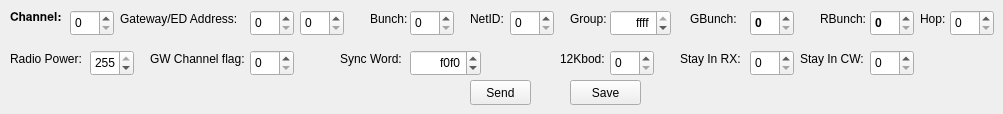
        <widget class="QWidget" name="EDCommsTab">
         <property name="toolTip">
          <string>ED Comms Tab: The first of two tabs containing End Device Communication information and parameters.</string>
         </property>
         <attribute name="title">
          <string>ED Comms</string>
         </attribute>
         <attribute name="toolTip">
          <string>The first of two tabs containing end device communication parameters.</string>
         </attribute>
         <widget class="QLabel" name="edCommsChannelLabel">
          <property name="geometry">
           <rect>
            <x>10</x>
            <y>10</y>
            <width>59</width>
            <height>17</height>
           </rect>
          </property>
          <property name="font">
           <font>
            <family>Nimbus Sans L</family>
            <weight>75</weight>
            <bold>true</bold>
           </font>
          </property>
          <property name="toolTip">
           <string>The base channel of the End Device.</string>
          </property>
          <property name="text">
           <string>Channel:</string>
          </property>
          <property name="textFormat">
           <enum>Qt::AutoText</enum>
          </property>
         </widget>
         <widget class="QSpinBox" name="edCommsChannelSpinBox">
          <property name="geometry">
           <rect>
            <x>70</x>
            <y>10</y>
            <width>44</width>
            <height>26</height>
           </rect>
          </property>
          <property name="toolTip">
           <string>s * 26 b&lt;X&gt;, where &lt;x&gt; is 0 - 255</string>
          </property>
          <property name="maximum">
           <number>255</number>
          </property>
         </widget>
         <widget class="QLabel" name="edCommsGatewayEdAddressLabel">
          <property name="geometry">
           <rect>
            <x>120</x>
            <y>10</y>
            <width>131</width>
            <height>17</height>
           </rect>
          </property>
          <property name="toolTip">
           <string>The Gateway Address and End Device Address of the unit.</string>
          </property>
          <property name="text">
           <string>Gateway/ED Address:</string>
          </property>
         </widget>
         <widget class="QSpinBox" name="edCommsGatewayAddressSpinBox">
          <property name="geometry">
           <rect>
            <x>250</x>
            <y>10</y>
            <width>44</width>
            <height>26</height>
           </rect>
          </property>
          <property name="toolTip">
           <string>s * 3 H&lt;GGEE&gt;, where GG is the hex value of the gateway address.</string>
          </property>
          <property name="maximum">
           <number>255</number>
          </property>
         </widget>
         <widget class="QSpinBox" name="edCommsEndDeviceAddressSpinBox">
          <property name="geometry">
           <rect>
            <x>300</x>
            <y>10</y>
            <width>44</width>
            <height>26</height>
           </rect>
          </property>
          <property name="toolTip">
           <string>s * 3 H&lt;GGEE&gt;, where EE is the hex value of the end device address.</string>
          </property>
          <property name="maximum">
           <number>255</number>
          </property>
         </widget>
         <widget class="QLabel" name="edCommsBunchLabel">
          <property name="geometry">
           <rect>
            <x>370</x>
            <y>10</y>
            <width>59</width>
            <height>17</height>
           </rect>
          </property>
          <property name="toolTip">
           <string>The assigned bunch for this end device</string>
          </property>
          <property name="text">
           <string>Bunch:</string>
          </property>
         </widget>
         <widget class="QSpinBox" name="edCommsBunchSpinBox">
          <property name="geometry">
           <rect>
            <x>410</x>
            <y>10</y>
            <width>44</width>
            <height>26</height>
           </rect>
          </property>
          <property name="toolTip">
           <string>s * 2 H&lt;BBNN&gt;, where BB is the hex value for the bunch.</string>
          </property>
          <property name="maximum">
           <number>255</number>
          </property>
         </widget>
         <widget class="QLabel" name="edCommsNetIDLabel">
          <property name="geometry">
           <rect>
            <x>470</x>
            <y>10</y>
            <width>59</width>
            <height>17</height>
           </rect>
          </property>
          <property name="toolTip">
           <string>The assigned net id (slot) for the end device.</string>
          </property>
          <property name="text">
           <string>NetID:</string>
          </property>
         </widget>
         <widget class="QSpinBox" name="edCommsNetIDSpinBox">
          <property name="geometry">
           <rect>
            <x>510</x>
            <y>10</y>
            <width>44</width>
            <height>26</height>
           </rect>
          </property>
          <property name="toolTip">
           <string>s * 2 H&lt;BBNN&gt;, where NN is the hex value for the net ID.</string>
          </property>
          <property name="maximum">
           <number>15</number>
          </property>
         </widget>
         <widget class="QLabel" name="edCommsGroupLabel">
          <property name="geometry">
           <rect>
            <x>570</x>
            <y>10</y>
            <width>59</width>
            <height>17</height>
           </rect>
          </property>
          <property name="toolTip">
           <string>The group id associated with this end device.</string>
          </property>
          <property name="text">
           <string>Group:</string>
          </property>
         </widget>
         <widget class="QSpinBox" name="edCommsGroupSpinBox">
          <property name="geometry">
           <rect>
            <x>610</x>
            <y>10</y>
            <width>61</width>
            <height>26</height>
           </rect>
          </property>
          <property name="toolTip">
           <string>s * 2 H&lt;XXXX&gt;, where XXXX represent the group id in hex.</string>
          </property>
          <property name="layoutDirection">
           <enum>Qt::LeftToRight</enum>
          </property>
          <property name="inputMethodHints">
           <set>Qt::ImhPreferUppercase|Qt::ImhUppercaseOnly</set>
          </property>
          <property name="alignment">
           <set>Qt::AlignRight|Qt::AlignTrailing|Qt::AlignVCenter</set>
          </property>
          <property name="minimum">
           <number>0</number>
          </property>
          <property name="maximum">
           <number>65535</number>
          </property>
          <property name="value">
           <number>65535</number>
          </property>
          <property name="displayIntegerBase">
           <number>16</number>
          </property>
         </widget>
         <widget class="QLabel" name="edCommsGBunchLabel">
          <property name="geometry">
           <rect>
            <x>690</x>
            <y>10</y>
            <width>59</width>
            <height>17</height>
           </rect>
          </property>
          <property name="toolTip">
           <string>The number of bunches in a super cycle.</string>
          </property>
          <property name="text">
           <string>GBunch:</string>
          </property>
         </widget>
         <widget class="QSpinBox" name="edCommsGBunchSpinBox">
          <property name="geometry">
           <rect>
            <x>750</x>
            <y>10</y>
            <width>44</width>
            <height>26</height>
           </rect>
          </property>
          <property name="font">
           <font>
            <family>Arial</family>
            <weight>75</weight>
            <bold>true</bold>
           </font>
          </property>
          <property name="toolTip">
           <string>s * 81 b&lt;XXX&gt; , where XXX is the number of bunches in the supercycle., 0 disables</string>
          </property>
         </widget>
         <widget class="QLabel" name="edCommsRBunchLabel">
          <property name="geometry">
           <rect>
            <x>820</x>
            <y>10</y>
            <width>59</width>
            <height>17</height>
           </rect>
          </property>
          <property name="toolTip">
           <string>How many bunches to wait before repeating same data.</string>
          </property>
          <property name="text">
           <string>RBunch:</string>
          </property>
         </widget>
         <widget class="QSpinBox" name="edCommsRBunchSpinBox">
          <property name="geometry">
           <rect>
            <x>870</x>
            <y>10</y>
            <width>44</width>
            <height>26</height>
           </rect>
          </property>
          <property name="font">
           <font>
            <family>Arial</family>
            <weight>75</weight>
            <bold>true</bold>
           </font>
          </property>
          <property name="toolTip">
           <string>s * 80 b&lt;XXX&gt;, where XXX represents the number to wait, 0 disables.</string>
          </property>
          <property name="maximum">
           <number>255</number>
          </property>
         </widget>
         <widget class="QLabel" name="edCommsHoppingAllowedLabel">
          <property name="geometry">
           <rect>
            <x>920</x>
            <y>10</y>
            <width>59</width>
            <height>17</height>
           </rect>
          </property>
          <property name="toolTip">
           <string>Indicates whether the end device will hop if gateway instructs it to.</string>
          </property>
          <property name="text">
           <string>Hop:</string>
          </property>
         </widget>
         <widget class="QSpinBox" name="edCommsHoppingAllowedSpinBox">
          <property name="geometry">
           <rect>
            <x>950</x>
            <y>10</y>
            <width>44</width>
            <height>26</height>
           </rect>
          </property>
          <property name="toolTip">
           <string>s * 40 b&lt;X&gt;, X is either 0 (will not hop) or 1 (will hpp)</string>
          </property>
          <property name="maximum">
           <number>1</number>
          </property>
         </widget>
         <widget class="QLabel" name="edCommsRadioPowerLabel">
          <property name="geometry">
           <rect>
            <x>10</x>
            <y>50</y>
            <width>81</width>
            <height>17</height>
           </rect>
          </property>
          <property name="toolTip">
           <string>Sets the radio power for the end device.</string>
          </property>
          <property name="text">
           <string>Radio Power:</string>
          </property>
         </widget>
         <widget class="QSpinBox" name="edCommsRadioPowerSpinBox">
          <property name="geometry">
           <rect>
            <x>90</x>
            <y>50</y>
            <width>44</width>
            <height>26</height>
           </rect>
          </property>
          <property name="toolTip">
           <string>s * 35 b&lt;XXX&gt;, use only values in pulldown.</string>
          </property>
          <property name="maximum">
           <number>255</number>
          </property>
          <property name="value">
           <number>255</number>
          </property>
         </widget>
         <widget class="QLabel" name="edCommsGatewayChannelFlagLabel">
          <property name="geometry">
           <rect>
            <x>150</x>
            <y>50</y>
            <width>101</width>
            <height>17</height>
           </rect>
          </property>
          <property name="toolTip">
           <string>Flags End Device to look for extra byte in GW Paclet that contains GW Channel</string>
          </property>
          <property name="text">
           <string>GW Channel flag:</string>
          </property>
         </widget>
         <widget class="QSpinBox" name="edCommsGatewayChannelFlagSpinBox">
          <property name="geometry">
           <rect>
            <x>250</x>
            <y>50</y>
            <width>44</width>
            <height>26</height>
           </rect>
          </property>
          <property name="toolTip">
           <string>s * 1 b&lt;X&gt;, where 1 enables, 0 disables.</string>
          </property>
          <property name="maximum">
           <number>1</number>
          </property>
         </widget>
         <widget class="QLabel" name="edCommsStayInRXLabel">
          <property name="geometry">
           <rect>
            <x>680</x>
            <y>50</y>
            <width>71</width>
            <height>17</height>
           </rect>
          </property>
          <property name="toolTip">
           <string>Special firmware will allow end device to receive radio only, no transmit.</string>
          </property>
          <property name="text">
           <string>Stay In RX:</string>
          </property>
         </widget>
         <widget class="QSpinBox" name="edCommsStayInRXSpinBox">
          <property name="geometry">
           <rect>
            <x>750</x>
            <y>50</y>
            <width>44</width>
            <height>26</height>
           </rect>
          </property>
          <property name="toolTip">
           <string>s * 13 b&lt;X&gt;, 1 enables, 0 disables.</string>
          </property>
          <property name="maximum">
           <number>1</number>
          </property>
         </widget>
         <widget class="QLabel" name="edCommsSyncWordLabel">
          <property name="geometry">
           <rect>
            <x>340</x>
            <y>50</y>
            <width>71</width>
            <height>17</height>
           </rect>
          </property>
          <property name="toolTip">
           <string>Indicates the sync word on the end device.</string>
          </property>
          <property name="text">
           <string>Sync Word:</string>
          </property>
         </widget>
         <widget class="QSpinBox" name="edCommsSyncWordSpinBox">
          <property name="geometry">
           <rect>
            <x>410</x>
            <y>50</y>
            <width>71</width>
            <height>26</height>
           </rect>
          </property>
          <property name="toolTip">
           <string>s * 14 H&lt;XXXX&gt;, where XXXX represents the sync word in hex, must match Gateway syncword for successful communication.</string>
          </property>
          <property name="alignment">
           <set>Qt::AlignRight|Qt::AlignTrailing|Qt::AlignVCenter</set>
          </property>
          <property name="maximum">
           <number>65535</number>
          </property>
          <property name="value">
           <number>61680</number>
          </property>
          <property name="displayIntegerBase">
           <number>16</number>
          </property>
         </widget>
         <widget class="QLabel" name="edComms12KbodLabel">
          <property name="geometry">
           <rect>
            <x>560</x>
            <y>50</y>
            <width>59</width>
            <height>17</height>
           </rect>
          </property>
          <property name="toolTip">
           <string>Ignored in the string optimizer.</string>
          </property>
          <property name="text">
           <string>12Kbod:</string>
          </property>
          <property name="alignment">
           <set>Qt::AlignJustify|Qt::AlignVCenter</set>
          </property>
         </widget>
         <widget class="QSpinBox" name="edComms12KbodSpinBox">
          <property name="geometry">
           <rect>
            <x>610</x>
            <y>50</y>
            <width>44</width>
            <height>26</height>
           </rect>
          </property>
          <property name="toolTip">
           <string>If 12k baud is being used as the data rate (dafault is yes)</string>
          </property>
          <property name="maximum">
           <number>1</number>
          </property>
         </widget>
         <widget class="QPushButton" name="edCommsSendPushButton">
          <property name="geometry">
           <rect>
            <x>470</x>
            <y>80</y>
            <width>61</width>
            <height>25</height>
           </rect>
          </property>
          <property name="cursor">
           <cursorShape>PointingHandCursor</cursorShape>
          </property>
          <property name="text">
           <string>Send</string>
          </property>
         </widget>
         <widget class="QPushButton" name="edCommsSavePushButton">
          <property name="geometry">
           <rect>
            <x>570</x>
            <y>80</y>
            <width>71</width>
            <height>25</height>
           </rect>
          </property>
          <property name="cursor">
           <cursorShape>PointingHandCursor</cursorShape>
          </property>
          <property name="text">
           <string>Save</string>
          </property>
         </widget>
         <widget class="QLabel" name="edCommsStayInCWLabel">
          <property name="geometry">
           <rect>
            <x>800</x>
            <y>50</y>
            <width>71</width>
            <height>17</height>
           </rect>
          </property>
          <property name="toolTip">
           <string>special firmware will command the end device to transmit continuously.</string>
          </property>
          <property name="text">
           <string>Stay In CW:</string>
          </property>
         </widget>
         <widget class="QSpinBox" name="edCommsStayInCWSpinBox">
          <property name="geometry">
           <rect>
            <x>870</x>
            <y>50</y>
            <width>44</width>
            <height>26</height>
           </rect>
          </property>
          <property name="toolTip">
           <string>s * 109 b1</string>
          </property>
          <property name="maximum">
           <number>1</number>
          </property>
         </widget>
        </widget>
